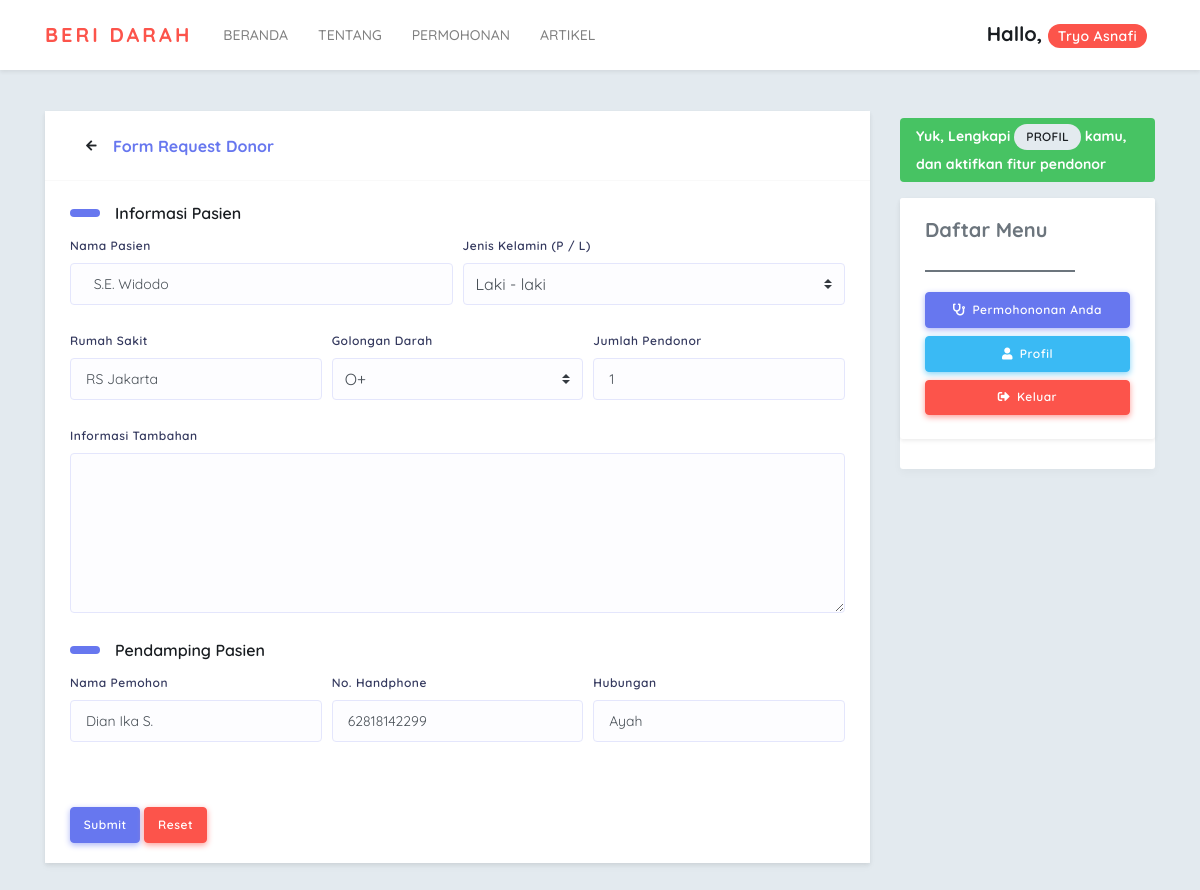
The page /user/edit_request.php?id=5 (signed in) on the database its author committed.
### tables this page shows
CREATE TABLE `user` (
  `id_user` int(11) NOT NULL,
  `name` varchar(255) NOT NULL,
  `email` varchar(255) NOT NULL,
  `password` varchar(255) NOT NULL,
  `level` varchar(15) NOT NULL,
  `created_date` datetime NOT NULL DEFAULT CURRENT_TIMESTAMP,
  `updated_date` datetime DEFAULT NULL
);

CREATE TABLE `request` (
  `id_request` int(11) NOT NULL,
  `id_user` int(11) DEFAULT NULL,
  `recipient_name` varchar(255) DEFAULT NULL,
  `recipient_gender` varchar(1) DEFAULT NULL,
  `blood_group` varchar(3) DEFAULT NULL,
  `hospital` varchar(255) DEFAULT NULL,
  `number_donors` int(3) DEFAULT NULL,
  `requester_name` varchar(255) DEFAULT NULL,
  `requester_phone` varchar(15) DEFAULT NULL,
  `relationship` varchar(255) DEFAULT NULL,
  `message` text,
  `status` tinyint(1) DEFAULT '1',
  `created_date` datetime NOT NULL DEFAULT CURRENT_TIMESTAMP,
  `updated_date` datetime DEFAULT NULL
);

### user/edit_request.php (the view, shortened to what this page needs)
<?php
include_once("../config/database.php");
$email = $_SESSION['user']->email;
$data = $conn->query("SELECT * FROM user WHERE email = '$email'")->fetch_object();
?>
<!DOCTYPE html>
<html lang="en">
<head>
    <link rel="stylesheet" href="https://cdn.jsdelivr.net/npm/bootstrap@4.5.3/dist/css/bootstrap.min.css">
    <link rel="stylesheet" href="https://use.fontawesome.com/releases/v5.7.2/css/all.css">
    <link rel="stylesheet" href="../assets/css/style.css">
    <link rel="stylesheet" href="../assets/css/components.css">
</head>
<body class="bg-light">
    <nav class="navbar navbar-expand-lg navbar-light bg-white shadow-sm" style="left: 0px; position: relative">
        <div class="container-lg">
            <a class="navbar-brand text-uppercase text-danger font-weight-bolder" href="#">Beri Darah</a>
            <div class="collapse navbar-collapse" id="navbarSupportedContent">
                <ul class="navbar-nav mr-auto text-uppercase font-weight-bold">
                    <li class="nav-item">
                        <a class="nav-link" href="#">Beranda <span class="sr-only">(current)</span></a>
                    </li>
                    <li class="nav-item">
                        <a class="nav-link" href="#">Tentang</a>
                    </li>
                    <li class="nav-item">
                        <a class="nav-link" href="#">Permohonan</a>
                    </li>
                    <li class="nav-item">
                        <a class="nav-link" href="#">Artikel</a>
                    </li>
                </ul>
            </div>
            <h5 class="mr-2 navbar-text text-dark my-0">
                Hallo, <span class="badge badge-danger badge-pill"><?= $data->name; ?> </span>
            </h5>
        </div>
    </nav>
    <div class="container-lg">
        <div class="row my-5">
            <div class="col-md-9 order-2 order-md-1">
                <div class="bg-white shadow-sm">
                    <section class="section">
                        <div class="section-body">
                            <?php
                            $id = $_GET['id'];
                            $user_data = $conn->query("SELECT * FROM request WHERE id_request = '$id'")->fetch_object();
                            ?>
                            <form class="card" action="" method="POST">
                                <div class="card-header">
                                    <button onclick="history.back()" class="btn btn-icon"><i class="fas fa-arrow-left"></i></button>
                                    <h4>Form Request Donor</h4>
                                </div>
                                <div class="card-body">
                                    <div class="section-title mt-0">Informasi Pasien</div>
                                    <div class="form-row">
                                        <div class="form-group col-md-6">
                                            <label for="nameRecipient">Nama Pasien</label>
                                            <input type="text" class="form-control" id="nameRecipient" name="recipient_name"" value=" <?= $user_data->recipient_name ?>" required>
                                        </div>
                                        <div class=" form-group col-md-6">
                                            <label for="gender">Jenis Kelamin (P / L)</label>
                                            <select class="custom-select" id="gender" name="recipient_gender" required>
                                                <option value="L" <?= ($user_data->recipient_gender == "L") ? 'selected' : ''; ?>>Laki - laki</option>
                                            </select>
                                        </div>
                                    </div>
                                    <div class="form-row">
                                        <div class="form-group col-md-4">
                                            <label for="inputHospital">Rumah Sakit</label>
                                            <input type="text" class="form-control" id="inputHospital" name="hospital" placeholder="RSUD. Arifin Ahmad" value="<?= $user_data->hospital; ?>" required>
                                        </div>
                                        <div class="form-group col-md-4">
                                            <label for="inputBloodGroup">Golongan Darah</label>
                                            <select class="custom-select" id="inputBloodGroup" name="blood_group" required>
                                                <option value="O+" <?= ($user_data->blood_group == "O+") ? 'selected' : ''; ?>>O+</option>
                                            </select>
                                        </div>
                                        <div class="form-group col-md-4">
                                            <label for="numberOfDonors">Jumlah Pendonor</label>
                                            <input type="number" class="form-control" id="numberOfDonors" name="numberDonors" min="1" placeholder="Cth: 1 Orang" value="<?= $user_data->number_donors ?>" required>
                                        </div>
                                    </div>
                                    <div class="form-group">
                                        <label for="inputMessage">Informasi Tambahan</label>
                                        <textarea class="form-control" id="inputMessage" name="message" style="height: 10rem;"><?= $user_data->message; ?></textarea>
                                    </div>
                                    <div class="section-title mt-0">Pendamping Pasien</div>
                                    <div class="form-row">
                                        <div class="form-group col-md-4">
                                            <label for="nameRequester">Nama Pemohon</label>
                                            <input type="text" class="form-control" id="nameRequester" name="requester_name" placeholder="Nama Lengkap" value="<?= $user_data->requester_name ?>" required>
                                        </div>
                                        <div class="form-group col-md-4">
                                            <label for="inputPhone">No. Handphone</label>
                                            <input type="text" class="form-control" id="inputPhone" name="requester_phone" placeholder="No. Handphone (Aktif)" value="<?= $user_data->requester_phone ?>" required>
                                        </div>
                                        <div class="form-group col-md-4">
                                            <label for="inputRelationship">Hubungan</label>
                                            <input type="text" class="form-control" id="inputRelationship" name="relationship" placeholder="Hubungan dengan pasien" value="<?= $user_data->relationship ?>" required>
                                        </div>
                                    </div>
                                </div>
                                <div class="card-footer">
                                    <button class="btn btn-primary" name="edit_request">Submit</button>
                                    <button class="btn btn-danger" type="reset">Reset</button>
                                </div>
                            </form>
                        </div>
                    </section>
                </div>
            </div>
            <div class="col-md-3 order-1 order-md-2">
                <div class="bg-success px-3 mb-2 rounded text-white">
                    <p class="font-weight-bold py-1">Yuk, Lengkapi <a class="" href=""><span class="badge badge-light badge-sm">PROFIL</span></a> kamu, dan aktifkan fitur pendonor </p>
                </div>
                <div class="card">
                    <div class="card-body bg-white card shadow-sm">
                        <h5 class="card-title">Daftar Menu</h5>
                        <hr align="left" style="border-top: 2px solid" width="150rem">
                        <ul class="nav flex-column">
                            <li class="nav-item py-1">
                                <a class="nav-link btn btn-primary" href="index.php"><i class="fas fa-stethoscope"></i> Permohononan Anda</a>
                            </li>
                            <li class="nav-item py-1">
                                <a class="nav-link btn btn-info" href="profile.php"><i class="fas fa-user"></i> Profil</a>
                            </li>
                            <li class="nav-item py-1">
                                <a class="nav-link btn btn-danger" href="../logout.php"><i class="fas fa-sign-out-alt"></i> Keluar</a>
                            </li>
                        </ul>
                    </div>
                </div>
            </div>
        </div>
    </div>
</body>
</html>

### user/edit_request.php (style rules this page uses)
body { font-family: 'Quicksand', sans-serif; }

### rows shown on the page
user: name "Tryo Asnafi"
request: recipient_name "S.E. Widodo", recipient_gender "Laki - laki", hospital "RS Jakarta", blood_group "O+", numberDonors "1", requester_name "Dian Ika S.", requester_phone "62818142299", relationship "Ayah"
